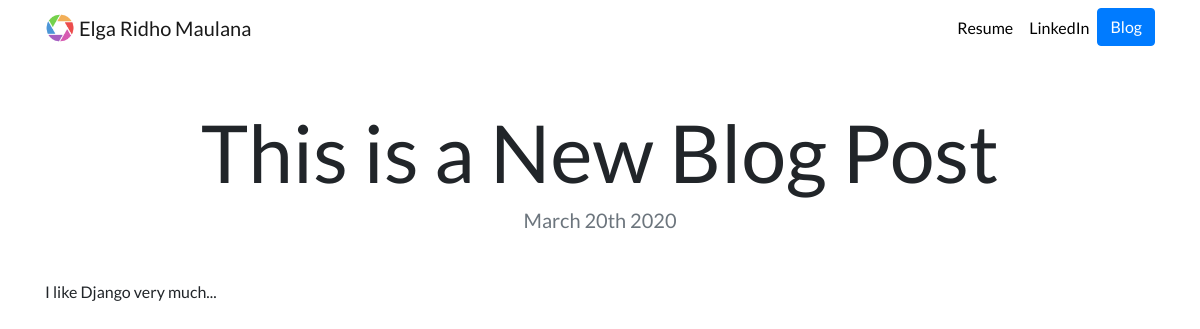
Page /blog/1/ on the committed database.
### blog/models.py (models this page shows, shortened)
class BlogPost(models.Model):
    title = models.CharField(max_length=255)
    date_created = models.DateField()
    content = models.TextField()

### blog/views.py (the view)
# urls.py: path('<int:blog_id>/', views.detail, name='detail')
def detail(request, blog_id):
    blog = get_object_or_404(BlogPost, pk=blog_id)
    return render(request, 'blog/detail.html', {'blog': blog})

### templates/blog/detail.html
{% extends "portofolio/base.html" %}
{% load static %}
{% block content %}
<h1 class="text-center mt-5" id="blogdetailtitle">{{ blog.title }}</h1>
<h5 class="text-center text-muted mb-5">{{ blog.date_created|date:'F jS Y' }}</h5>
{{ blog.content|safe }}
{% endblock %}

### portofolio/static/portofolio/custom.css (style rules this page uses)
body { font-family: 'Lato', sans-serif; }
@media (min-width: 992px) { #blogdetailtitle { font-size: 5rem; } }

### rows in the picture
BlogPost: title "This is a New Blog Post", date_created "March 20th 2020", content "I like Django very much..."
